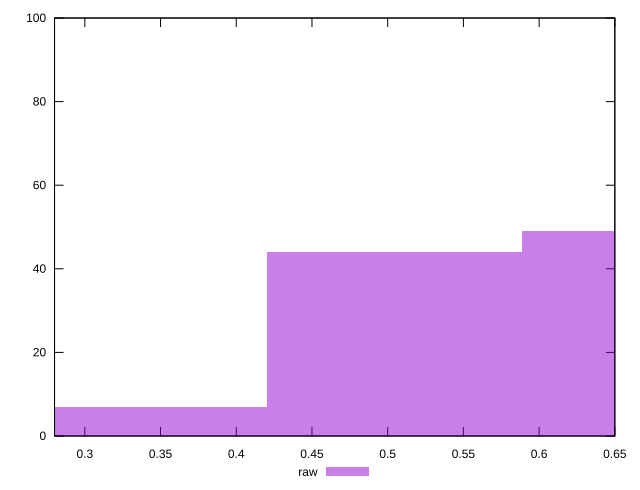

Source code (gnuplot):
reset

$raw <<EOF
0.5043484391722591 44
0.6724645855630121 49
0.33623229278150607 7
EOF

set key outside below
set boxwidth 0.16811614639075304
set xrange [0.28:0.65]
set yrange [0:100]
set trange [0:100]
set style fill transparent solid 0.5 noborder
set terminal svg size 640, 490 enhanced background rgb 'white'
set output "report_00013_2021-02-09T12-04-24.940Z/meta/score/samples/pages+cached+noadtech+nomedia/raw/histogram.svg"

plot $raw title "raw" with boxes

reset
